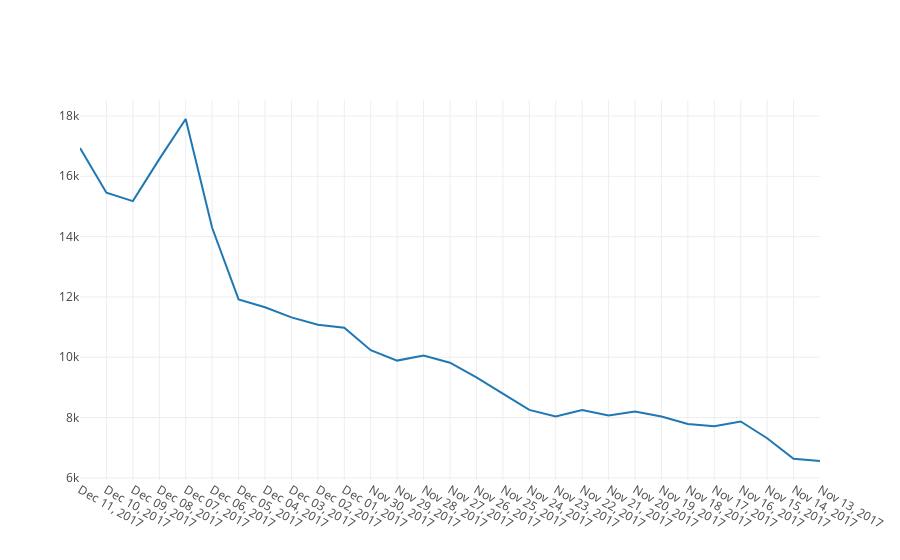

The code cell stored with this chart in its notebook:
### Code cell
init_notebook_mode(connected=True)
import plotly.plotly as py
import plotly.graph_objs as go
from plotly.offline import download_plotlyjs, init_notebook_mode, plot, iplot

data = [go.Scatter(
          x=df.Date[::-1],
          y=df['Close'][::-1])]

iplot(data)

### Figure 1 — Plotly figure (JSON) as saved in the notebook; plotly's stock layout.template omitted (floating-point values rounded to 4 significant figures)
{"data": [{"type": "scatter", "x": ["Dec 11, 2017", "Dec 10, 2017", "Dec 09, 2017", "Dec 08, 2017", "Dec 07, 2017", "Dec 06, 2017", "Dec 05, 2017", "Dec 04, 2017", "Dec 03, 2017", "Dec 02, 2017", "Dec 01, 2017", "Nov 30, 2017", "Nov 29, 2017", "Nov 28, 2017", "Nov 27, 2017", "Nov 26, 2017", "Nov 25, 2017", "Nov 24, 2017", "Nov 23, 2017", "Nov 22, 2017", "Nov 21, 2017", "Nov 20, 2017", "Nov 19, 2017", "Nov 18, 2017", "Nov 17, 2017", "Nov 16, 2017", "Nov 15, 2017", "Nov 14, 2017", "Nov 13, 2017"], "y": [16940.0, 15460.0, 15180.0, 16570.0, 17900.0, 14290.0, 11920.0, 11660.0, 11320.0, 11070.0, 10980.0, 10230.0, 9889.0, 10060.0, 9818.0, 9331.0, 8791.0, 8254.0, 8039.0, 8254.0, 8071.0, 8201.0, 8036.0, 7790.0, 7709.0, 7872.0, 7316.0, 6636.0, 6559.0]}], "layout": {}}
